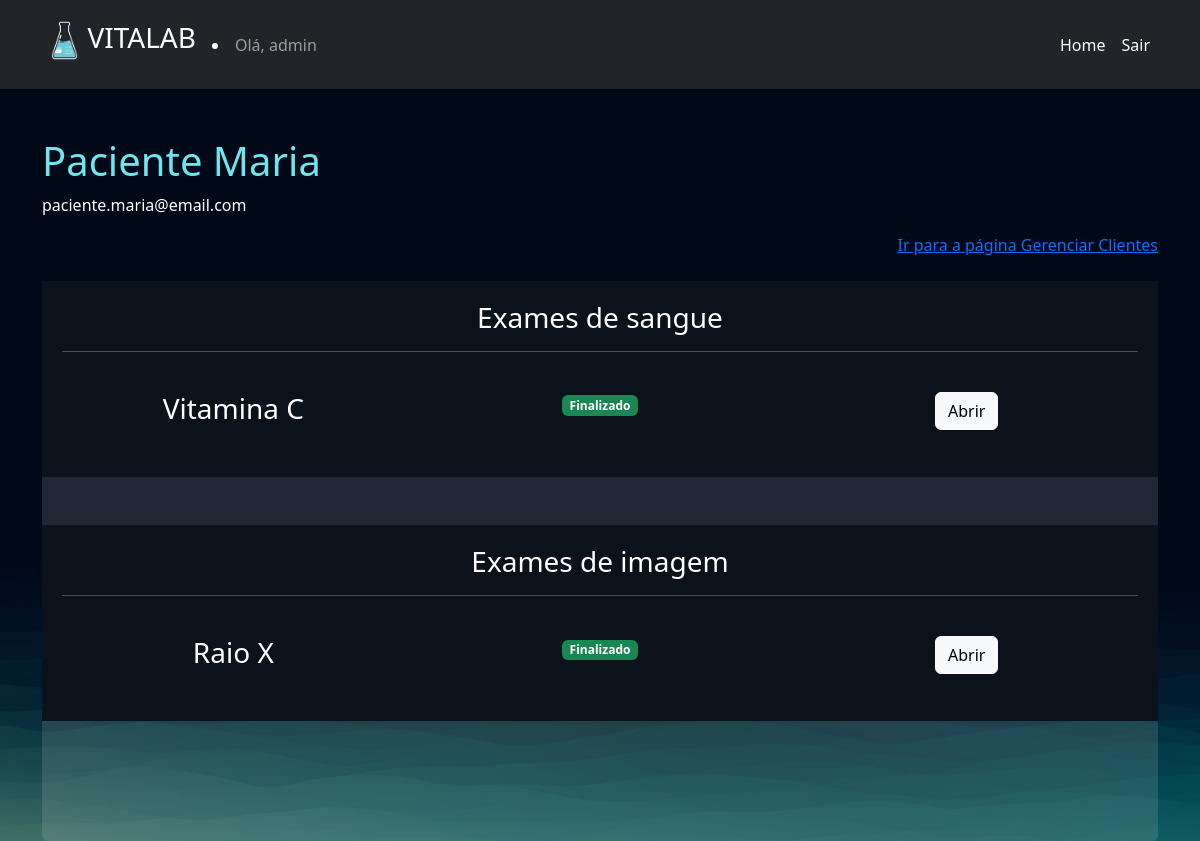
Page /empresarial/cliente/8 (signed in) on the earlier database version.
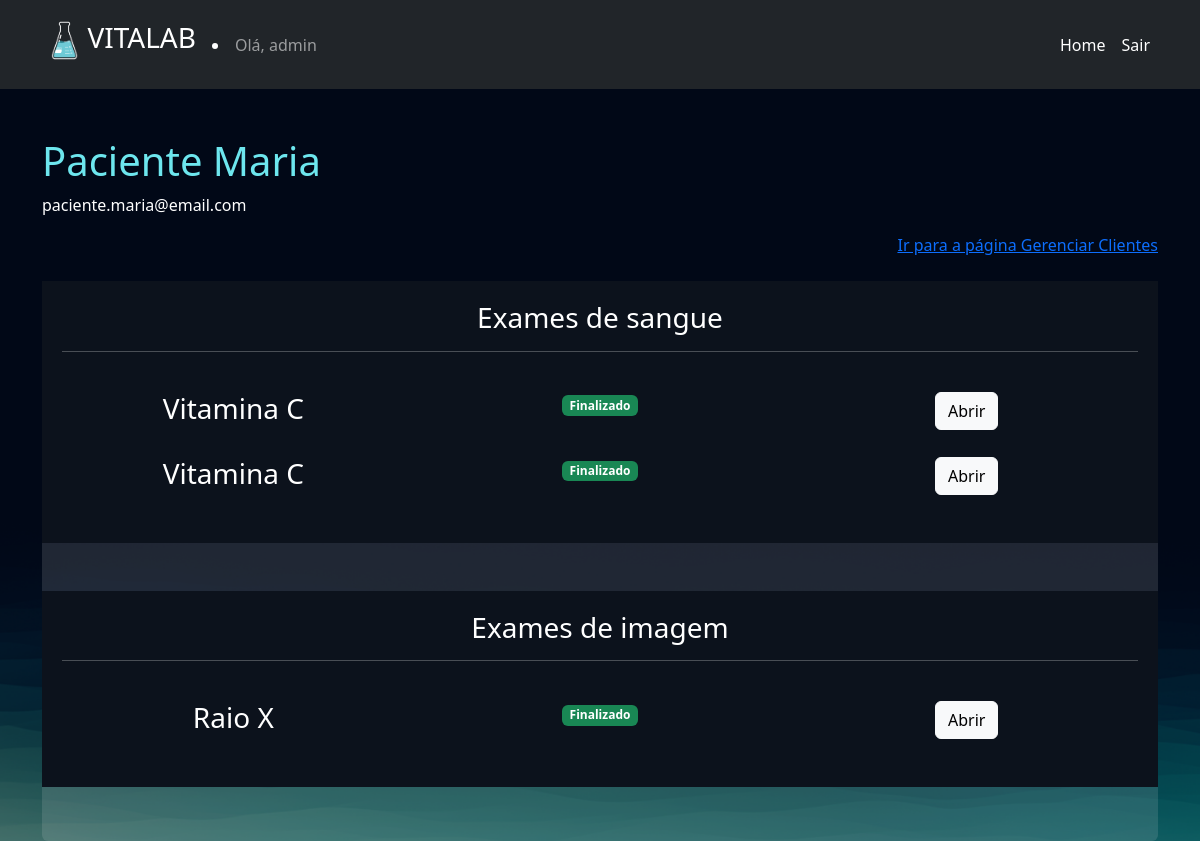
Same page on the later database version.
### exames/models.py (models this page shows, shortened)
class SolicitacaoExame(models.Model):
	choice_status = (
		('E', 'Em análise'),
		('F', 'Finalizado'),
		('C', 'Cancelado')
	)
	usuario = models.ForeignKey(User, on_delete=models.DO_NOTHING)
	exame = models.ForeignKey(TiposExames, on_delete=models.DO_NOTHING)
	status = models.CharField(max_length=2, choices=choice_status)
	resultado = models.FileField(upload_to="resultados", null=True, blank=True)
	requer_senha = models.BooleanField(default=False)
	senha = models.CharField(max_length=6, null=True, blank=True)
	def badge_template(self):
		if self.status == 'E':
			classes_css = 'bg-warning text-dark'
			texto = "Em análise"
		elif self.status == 'F':
			classes_css = 'bg-success'
			texto = "Finalizado"
		return mark_safe(f"<span class='badge bg-primary {classes_css}'>{texto}</span>")

class TiposExames(models.Model):
	tipo_choices = (
		('I', 'Exame de imagem'),
		('S', 'Exame de Sangue')
	)
	nome = models.CharField(max_length=50)
	tipo = models.CharField(max_length=2, choices=tipo_choices)
	preco = models.FloatField()
	disponivel = models.BooleanField(default=True)
	horario_inicial = models.IntegerField()
	horario_final = models.IntegerField()

### empresarial/views.py (the view)
# urls.py: path('cliente/<int:cliente_id>', views.cliente, name="cliente"),
@staff_member_required
def cliente(request, cliente_id):
    cliente = User.objects.get(id=cliente_id)
    exames = SolicitacaoExame.objects.filter(usuario=cliente)
    return render(request, 'cliente.html', {'cliente': cliente, 'exames': exames})

### empresarial/templates/cliente.html (shortened to what this page needs)
{% extends "bases/base.html" %}
{% load static %}
{% block 'head' %}
    <link href="{% static 'exames/css/css.css' %}" rel="stylesheet">
    <link href="{% static 'exames/css/gerenciar_pedidos.css' %}" rel="stylesheet">
    <link href="{% static 'exames/css/gerenciar_exames.css' %}" rel="stylesheet">
{% endblock 'head' %}
{% block 'conteudo' %}
    <br>
    <br>
    <div class="container">
        <h3 class="font-destaque">{{cliente.get_full_name}}</h3>
        <p>{{cliente.email}}</p>
        <div style="text-align:right">
            <a href="{% url 'gerenciar_clientes' %}" class="btn-custom">Ir para a página Gerenciar Clientes</a>
        </div>
        <br>
        <div class="card card-view">
            <div class="sub-card">
                <h3>Exames de sangue</h3>
                <hr>
                <br>
                {% for exame in exames  %}
                    {% if  exame.exame.tipo == 'S'%}
                        <div class="row">
                            <div class="col-md"><h3>{{exame.exame.nome}}</h3></div>
                            <div class="col-md">{{exame.badge_template}}</div>
                            <div class="col-md">
                                <a href="{% url "exame_cliente" exame.id %}" class="btn btn-light">Abrir</a>
                            </div>
                        </div>
                        <br>
                    {% endif %}
                {% endfor %}
            </div>
            <br>
            <br>
            <div class="sub-card">
                <h3>Exames de imagem</h3>
                <hr>
                <br>
                {% for exame in exames  %}
                    {% if  exame.exame.tipo == 'I'%}
                        <div class="row">
                            <div class="col-md"><h3>{{exame.exame.nome}}</h3></div>
                            <div class="col-md">{{exame.badge_template}}</div>
                            <div class="col-md"><a href="{% url "exame_cliente" exame.id %}" class="btn btn-light">Abrir</a></div>
                        </div>
                        <br>
                    {% endif %}
                {% endfor %}
            </div>
        </div>
    </div>
{% endblock 'conteudo' %}

Differences in the rows shown:
added SolicitacaoExame: exame.nome "Vitamina C", badge_template "Finalizado", shown under "Exames de sangue"
